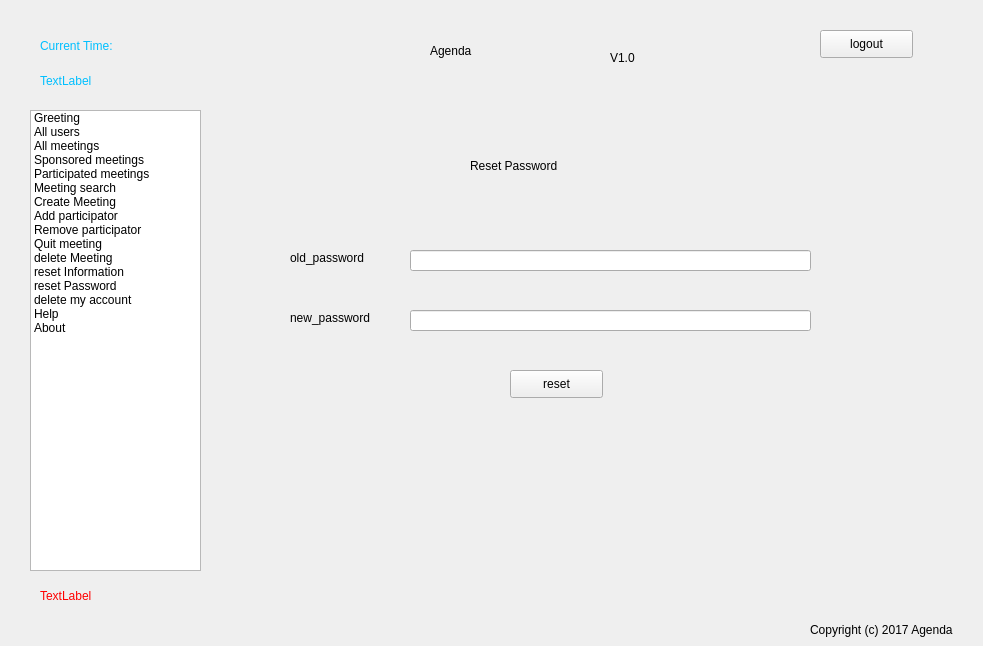
<?xml version="1.0" encoding="UTF-8"?>
<ui version="4.0">
 <class>userUI</class>
 <widget class="QWidget" name="userUI">
  <property name="geometry">
   <rect>
    <x>0</x>
    <y>0</y>
    <width>983</width>
    <height>646</height>
   </rect>
  </property>
  <property name="windowTitle">
   <string>Form</string>
  </property>
  <widget class="QPushButton" name="quit">
   <property name="geometry">
    <rect>
     <x>820</x>
     <y>30</y>
     <width>93</width>
     <height>28</height>
    </rect>
   </property>
   <property name="styleSheet">
    <string notr="true">font: 75 9pt &quot;等线 Light&quot;;</string>
   </property>
   <property name="text">
    <string>logout</string>
   </property>
  </widget>
  <widget class="QLabel" name="label">
   <property name="geometry">
    <rect>
     <x>430</x>
     <y>20</y>
     <width>171</width>
     <height>61</height>
    </rect>
   </property>
   <property name="styleSheet">
    <string notr="true">font: 87 25pt &quot;Arial Black&quot;;</string>
   </property>
   <property name="text">
    <string>Agenda</string>
   </property>
  </widget>
  <widget class="QListWidget" name="listWidget">
   <property name="geometry">
    <rect>
     <x>30</x>
     <y>110</y>
     <width>171</width>
     <height>461</height>
    </rect>
   </property>
   <item>
    <property name="text">
     <string>Greeting</string>
    </property>
   </item>
   <item>
    <property name="text">
     <string>All users</string>
    </property>
   </item>
   <item>
    <property name="text">
     <string>All meetings</string>
    </property>
   </item>
   <item>
    <property name="text">
     <string>Sponsored meetings</string>
    </property>
   </item>
   <item>
    <property name="text">
     <string>Participated meetings</string>
    </property>
   </item>
   <item>
    <property name="text">
     <string>Meeting search</string>
    </property>
   </item>
   <item>
    <property name="text">
     <string>Create Meeting</string>
    </property>
   </item>
   <item>
    <property name="text">
     <string>Add participator</string>
    </property>
   </item>
   <item>
    <property name="text">
     <string>Remove participator</string>
    </property>
   </item>
   <item>
    <property name="text">
     <string>Quit meeting</string>
    </property>
   </item>
   <item>
    <property name="text">
     <string>delete Meeting</string>
    </property>
   </item>
   <item>
    <property name="text">
     <string>reset Information</string>
    </property>
   </item>
   <item>
    <property name="text">
     <string>reset Password</string>
    </property>
   </item>
   <item>
    <property name="text">
     <string>delete my account</string>
    </property>
   </item>
   <item>
    <property name="text">
     <string>Help</string>
    </property>
   </item>
   <item>
    <property name="text">
     <string>About</string>
    </property>
   </item>
  </widget>
  <widget class="QStackedWidget" name="stackedWidget">
   <property name="geometry">
    <rect>
     <x>230</x>
     <y>100</y>
     <width>701</width>
     <height>471</height>
    </rect>
   </property>
   <property name="currentIndex">
    <number>12</number>
   </property>
   <widget class="QWidget" name="Greeting">
    <widget class="QLabel" name="label_23">
     <property name="geometry">
      <rect>
       <x>150</x>
       <y>180</y>
       <width>501</width>
       <height>161</height>
      </rect>
     </property>
     <property name="styleSheet">
      <string notr="true">font: 75 italic 28pt &quot;Segoe Print&quot;;</string>
     </property>
     <property name="text">
      <string>Welcome to Agenda!</string>
     </property>
    </widget>
    <widget class="QLabel" name="space">
     <property name="geometry">
      <rect>
       <x>30</x>
       <y>100</y>
       <width>621</width>
       <height>71</height>
      </rect>
     </property>
     <property name="styleSheet">
      <string notr="true">font: 75 italic 20pt &quot;Segoe Print&quot;;</string>
     </property>
     <property name="text">
      <string/>
     </property>
    </widget>
   </widget>
   <widget class="QWidget" name="AllUsers">
    <widget class="QTableWidget" name="tableWidget">
     <property name="geometry">
      <rect>
       <x>0</x>
       <y>10</y>
       <width>701</width>
       <height>471</height>
      </rect>
     </property>
     <property name="styleSheet">
      <string notr="true">font: 75 9pt &quot;等线 Light&quot;;</string>
     </property>
     <column>
      <property name="text">
       <string>Username</string>
      </property>
     </column>
     <column>
      <property name="text">
       <string>Email</string>
      </property>
     </column>
     <column>
      <property name="text">
       <string>Phone</string>
      </property>
     </column>
    </widget>
   </widget>
   <widget class="QWidget" name="AllMeetings">
    <widget class="QTableWidget" name="tableWidget_2">
     <property name="geometry">
      <rect>
       <x>0</x>
       <y>10</y>
       <width>691</width>
       <height>461</height>
      </rect>
     </property>
     <property name="styleSheet">
      <string notr="true">font: 75 9pt &quot;等线 Light&quot;;</string>
     </property>
     <column>
      <property name="text">
       <string>title</string>
      </property>
     </column>
     <column>
      <property name="text">
       <string>sponsor</string>
      </property>
     </column>
     <column>
      <property name="text">
       <string>start time</string>
      </property>
     </column>
     <column>
      <property name="text">
       <string>end time</string>
      </property>
     </column>
     <column>
      <property name="text">
       <string>paticipators</string>
      </property>
     </column>
    </widget>
   </widget>
   <widget class="QWidget" name="AllSponsored">
    <widget class="QTableWidget" name="tableWidget_3">
     <property name="geometry">
      <rect>
       <x>0</x>
       <y>10</y>
       <width>691</width>
       <height>461</height>
      </rect>
     </property>
     <property name="styleSheet">
      <string notr="true">font: 75 9pt &quot;等线 Light&quot;;</string>
     </property>
     <column>
      <property name="text">
       <string>title</string>
      </property>
     </column>
     <column>
      <property name="text">
       <string>sponsor</string>
      </property>
     </column>
     <column>
      <property name="text">
       <string>start time</string>
      </property>
     </column>
     <column>
      <property name="text">
       <string>end time</string>
      </property>
     </column>
     <column>
      <property name="text">
       <string>participators</string>
      </property>
     </column>
    </widget>
   </widget>
   <widget class="QWidget" name="AllParticipated">
    <widget class="QTableWidget" name="tableWidget_4">
     <property name="geometry">
      <rect>
       <x>0</x>
       <y>10</y>
       <width>691</width>
       <height>461</height>
      </rect>
     </property>
     <property name="styleSheet">
      <string notr="true">font: 75 9pt &quot;等线 Light&quot;;</string>
     </property>
     <column>
      <property name="text">
       <string>title</string>
      </property>
     </column>
     <column>
      <property name="text">
       <string>sponsor</string>
      </property>
     </column>
     <column>
      <property name="text">
       <string>start time</string>
      </property>
     </column>
     <column>
      <property name="text">
       <string>end time</string>
      </property>
     </column>
     <column>
      <property name="text">
       <string>participators</string>
      </property>
     </column>
    </widget>
   </widget>
   <widget class="QWidget" name="MeetingSearch">
    <widget class="QLabel" name="label_2">
     <property name="geometry">
      <rect>
       <x>0</x>
       <y>420</y>
       <width>31</width>
       <height>16</height>
      </rect>
     </property>
     <property name="styleSheet">
      <string notr="true">font: 75 11pt &quot;等线 Light&quot;;</string>
     </property>
     <property name="text">
      <string>titile</string>
     </property>
    </widget>
    <widget class="QLineEdit" name="title_search">
     <property name="geometry">
      <rect>
       <x>40</x>
       <y>420</y>
       <width>113</width>
       <height>21</height>
      </rect>
     </property>
     <property name="text">
      <string/>
     </property>
    </widget>
    <widget class="QPushButton" name="t_search">
     <property name="geometry">
      <rect>
       <x>160</x>
       <y>420</y>
       <width>61</width>
       <height>21</height>
      </rect>
     </property>
     <property name="styleSheet">
      <string notr="true">font: 75 9pt &quot;等线 Light&quot;;</string>
     </property>
     <property name="text">
      <string>search</string>
     </property>
    </widget>
    <widget class="QTableWidget" name="tableWidget_5">
     <property name="geometry">
      <rect>
       <x>0</x>
       <y>10</y>
       <width>681</width>
       <height>401</height>
      </rect>
     </property>
     <property name="styleSheet">
      <string notr="true">font: 75 9pt &quot;等线 Light&quot;;</string>
     </property>
     <column>
      <property name="text">
       <string>title</string>
      </property>
     </column>
     <column>
      <property name="text">
       <string>sponsor</string>
      </property>
     </column>
     <column>
      <property name="text">
       <string>start time</string>
      </property>
     </column>
     <column>
      <property name="text">
       <string>end time</string>
      </property>
     </column>
     <column>
      <property name="text">
       <string>participators</string>
      </property>
     </column>
    </widget>
    <widget class="QLabel" name="label_3">
     <property name="geometry">
      <rect>
       <x>0</x>
       <y>450</y>
       <width>72</width>
       <height>15</height>
      </rect>
     </property>
     <property name="styleSheet">
      <string notr="true">font: 75 11pt &quot;等线 Light&quot;;</string>
     </property>
     <property name="text">
      <string>start time</string>
     </property>
    </widget>
    <widget class="QLineEdit" name="stime_search">
     <property name="geometry">
      <rect>
       <x>80</x>
       <y>450</y>
       <width>141</width>
       <height>21</height>
      </rect>
     </property>
     <property name="text">
      <string/>
     </property>
    </widget>
    <widget class="QLabel" name="label_4">
     <property name="geometry">
      <rect>
       <x>230</x>
       <y>450</y>
       <width>72</width>
       <height>15</height>
      </rect>
     </property>
     <property name="styleSheet">
      <string notr="true">font: 75 11pt &quot;等线 Light&quot;;</string>
     </property>
     <property name="text">
      <string>end time</string>
     </property>
    </widget>
    <widget class="QLineEdit" name="etime_search">
     <property name="geometry">
      <rect>
       <x>300</x>
       <y>450</y>
       <width>141</width>
       <height>21</height>
      </rect>
     </property>
     <property name="text">
      <string/>
     </property>
    </widget>
    <widget class="QPushButton" name="time_search">
     <property name="geometry">
      <rect>
       <x>450</x>
       <y>450</y>
       <width>61</width>
       <height>21</height>
      </rect>
     </property>
     <property name="styleSheet">
      <string notr="true">font: 75 9pt &quot;等线 Light&quot;;</string>
     </property>
     <property name="text">
      <string>search</string>
     </property>
    </widget>
   </widget>
   <widget class="QWidget" name="CreateMeeting">
    <widget class="QLabel" name="label_5">
     <property name="geometry">
      <rect>
       <x>240</x>
       <y>0</y>
       <width>241</width>
       <height>81</height>
      </rect>
     </property>
     <property name="styleSheet">
      <string notr="true">font: 75 16pt &quot;等线 Light&quot;;</string>
     </property>
     <property name="text">
      <string>Create New Meeting</string>
     </property>
    </widget>
    <widget class="QLabel" name="label_6">
     <property name="geometry">
      <rect>
       <x>90</x>
       <y>110</y>
       <width>72</width>
       <height>15</height>
      </rect>
     </property>
     <property name="styleSheet">
      <string notr="true">font: 75 9pt &quot;等线 Light&quot;;</string>
     </property>
     <property name="text">
      <string>Title</string>
     </property>
    </widget>
    <widget class="QLabel" name="label_7">
     <property name="geometry">
      <rect>
       <x>90</x>
       <y>150</y>
       <width>72</width>
       <height>15</height>
      </rect>
     </property>
     <property name="styleSheet">
      <string notr="true">font: 75 9pt &quot;等线 Light&quot;;</string>
     </property>
     <property name="text">
      <string>Start time</string>
     </property>
    </widget>
    <widget class="QLabel" name="label_8">
     <property name="geometry">
      <rect>
       <x>90</x>
       <y>190</y>
       <width>72</width>
       <height>15</height>
      </rect>
     </property>
     <property name="styleSheet">
      <string notr="true">font: 75 9pt &quot;等线 Light&quot;;</string>
     </property>
     <property name="text">
      <string>End time</string>
     </property>
    </widget>
    <widget class="QLabel" name="label_9">
     <property name="geometry">
      <rect>
       <x>90</x>
       <y>230</y>
       <width>81</width>
       <height>16</height>
      </rect>
     </property>
     <property name="styleSheet">
      <string notr="true">font: 75 9pt &quot;等线 Light&quot;;</string>
     </property>
     <property name="text">
      <string>Participators</string>
     </property>
    </widget>
    <widget class="QLineEdit" name="new_title">
     <property name="geometry">
      <rect>
       <x>210</x>
       <y>110</y>
       <width>251</width>
       <height>21</height>
      </rect>
     </property>
     <property name="text">
      <string/>
     </property>
    </widget>
    <widget class="QLineEdit" name="new_stime">
     <property name="geometry">
      <rect>
       <x>210</x>
       <y>150</y>
       <width>251</width>
       <height>21</height>
      </rect>
     </property>
     <property name="text">
      <string/>
     </property>
    </widget>
    <widget class="QLineEdit" name="new_etime">
     <property name="geometry">
      <rect>
       <x>210</x>
       <y>190</y>
       <width>251</width>
       <height>21</height>
      </rect>
     </property>
     <property name="text">
      <string/>
     </property>
    </widget>
    <widget class="QLineEdit" name="new_part">
     <property name="geometry">
      <rect>
       <x>210</x>
       <y>230</y>
       <width>251</width>
       <height>21</height>
      </rect>
     </property>
     <property name="text">
      <string/>
     </property>
    </widget>
    <widget class="QPushButton" name="create">
     <property name="geometry">
      <rect>
       <x>290</x>
       <y>300</y>
       <width>93</width>
       <height>28</height>
      </rect>
     </property>
     <property name="text">
      <string>Create</string>
     </property>
    </widget>
    <widget class="QLabel" name="label_25">
     <property name="geometry">
      <rect>
       <x>10</x>
       <y>350</y>
       <width>431</width>
       <height>21</height>
      </rect>
     </property>
     <property name="styleSheet">
      <string notr="true">font: 75 italic 12pt &quot;等线 Light&quot;;
text-decoration: underline;</string>
     </property>
     <property name="text">
      <string>Hint : The input should follow the format in the box.</string>
     </property>
    </widget>
   </widget>
   <widget class="QWidget" name="AddParticipator">
    <widget class="QLabel" name="label_10">
     <property name="geometry">
      <rect>
       <x>240</x>
       <y>30</y>
       <width>201</width>
       <height>31</height>
      </rect>
     </property>
     <property name="styleSheet">
      <string notr="true">font: 75 16pt &quot;等线 Light&quot;;</string>
     </property>
     <property name="text">
      <string>Add Participator</string>
     </property>
    </widget>
    <widget class="QLabel" name="label_11">
     <property name="geometry">
      <rect>
       <x>140</x>
       <y>120</y>
       <width>72</width>
       <height>15</height>
      </rect>
     </property>
     <property name="styleSheet">
      <string notr="true">font: 75 9pt &quot;等线 Light&quot;;</string>
     </property>
     <property name="text">
      <string>Title</string>
     </property>
    </widget>
    <widget class="QLabel" name="label_12">
     <property name="geometry">
      <rect>
       <x>140</x>
       <y>190</y>
       <width>72</width>
       <height>15</height>
      </rect>
     </property>
     <property name="styleSheet">
      <string notr="true">font: 75 9pt &quot;等线 Light&quot;;</string>
     </property>
     <property name="text">
      <string>Participator</string>
     </property>
    </widget>
    <widget class="QLineEdit" name="add_title">
     <property name="geometry">
      <rect>
       <x>220</x>
       <y>120</y>
       <width>231</width>
       <height>21</height>
      </rect>
     </property>
     <property name="text">
      <string/>
     </property>
    </widget>
    <widget class="QLineEdit" name="add_part">
     <property name="geometry">
      <rect>
       <x>220</x>
       <y>190</y>
       <width>231</width>
       <height>21</height>
      </rect>
     </property>
     <property name="text">
      <string/>
     </property>
    </widget>
    <widget class="QPushButton" name="add">
     <property name="geometry">
      <rect>
       <x>290</x>
       <y>280</y>
       <width>93</width>
       <height>28</height>
      </rect>
     </property>
     <property name="text">
      <string>Add</string>
     </property>
    </widget>
   </widget>
   <widget class="QWidget" name="RemoveParticipator">
    <widget class="QLabel" name="label_14">
     <property name="geometry">
      <rect>
       <x>140</x>
       <y>170</y>
       <width>72</width>
       <height>15</height>
      </rect>
     </property>
     <property name="styleSheet">
      <string notr="true">font: 75 9pt &quot;等线 Light&quot;;</string>
     </property>
     <property name="text">
      <string>Participator</string>
     </property>
    </widget>
    <widget class="QPushButton" name="remove">
     <property name="geometry">
      <rect>
       <x>280</x>
       <y>260</y>
       <width>93</width>
       <height>28</height>
      </rect>
     </property>
     <property name="text">
      <string>Remove</string>
     </property>
    </widget>
    <widget class="QLineEdit" name="remove_title_2">
     <property name="geometry">
      <rect>
       <x>220</x>
       <y>100</y>
       <width>231</width>
       <height>21</height>
      </rect>
     </property>
     <property name="text">
      <string/>
     </property>
    </widget>
    <widget class="QLineEdit" name="remove_part_2">
     <property name="geometry">
      <rect>
       <x>220</x>
       <y>170</y>
       <width>231</width>
       <height>21</height>
      </rect>
     </property>
     <property name="text">
      <string/>
     </property>
    </widget>
    <widget class="QLabel" name="label_15">
     <property name="geometry">
      <rect>
       <x>220</x>
       <y>30</y>
       <width>241</width>
       <height>31</height>
      </rect>
     </property>
     <property name="styleSheet">
      <string notr="true">font: 75 16pt &quot;等线 Light&quot;;</string>
     </property>
     <property name="text">
      <string>Remove Participator</string>
     </property>
    </widget>
    <widget class="QLabel" name="label_16">
     <property name="geometry">
      <rect>
       <x>150</x>
       <y>100</y>
       <width>72</width>
       <height>15</height>
      </rect>
     </property>
     <property name="styleSheet">
      <string notr="true">font: 75 9pt &quot;等线 Light&quot;;</string>
     </property>
     <property name="text">
      <string>Title</string>
     </property>
    </widget>
   </widget>
   <widget class="QWidget" name="QuitrMeeting">
    <widget class="QLineEdit" name="quit_title">
     <property name="geometry">
      <rect>
       <x>260</x>
       <y>150</y>
       <width>151</width>
       <height>21</height>
      </rect>
     </property>
    </widget>
    <widget class="QLabel" name="label_13">
     <property name="geometry">
      <rect>
       <x>190</x>
       <y>150</y>
       <width>72</width>
       <height>15</height>
      </rect>
     </property>
     <property name="styleSheet">
      <string notr="true">font: 75 11pt &quot;等线 Light&quot;;</string>
     </property>
     <property name="text">
      <string>Title</string>
     </property>
    </widget>
    <widget class="QPushButton" name="qutiMeeting">
     <property name="geometry">
      <rect>
       <x>430</x>
       <y>150</y>
       <width>61</width>
       <height>21</height>
      </rect>
     </property>
     <property name="styleSheet">
      <string notr="true">font: 75 9pt &quot;等线 Light&quot;;</string>
     </property>
     <property name="text">
      <string>quit</string>
     </property>
    </widget>
    <widget class="QLabel" name="label_17">
     <property name="geometry">
      <rect>
       <x>250</x>
       <y>40</y>
       <width>181</width>
       <height>31</height>
      </rect>
     </property>
     <property name="styleSheet">
      <string notr="true">font: 75 16pt &quot;等线 Light&quot;;</string>
     </property>
     <property name="text">
      <string>Quit Meeting</string>
     </property>
    </widget>
   </widget>
   <widget class="QWidget" name="DeleteMeeting">
    <widget class="QLabel" name="label_18">
     <property name="geometry">
      <rect>
       <x>220</x>
       <y>20</y>
       <width>181</width>
       <height>31</height>
      </rect>
     </property>
     <property name="styleSheet">
      <string notr="true">font: 75 16pt &quot;等线 Light&quot;;</string>
     </property>
     <property name="text">
      <string>Delete Meeting</string>
     </property>
    </widget>
    <widget class="QLabel" name="label_19">
     <property name="geometry">
      <rect>
       <x>170</x>
       <y>150</y>
       <width>41</width>
       <height>16</height>
      </rect>
     </property>
     <property name="styleSheet">
      <string notr="true">font: 75 11pt &quot;等线 Light&quot;;</string>
     </property>
     <property name="text">
      <string>Title</string>
     </property>
    </widget>
    <widget class="QLineEdit" name="lineEdit">
     <property name="geometry">
      <rect>
       <x>220</x>
       <y>150</y>
       <width>161</width>
       <height>21</height>
      </rect>
     </property>
    </widget>
    <widget class="QPushButton" name="delete_title">
     <property name="geometry">
      <rect>
       <x>400</x>
       <y>150</y>
       <width>61</width>
       <height>21</height>
      </rect>
     </property>
     <property name="styleSheet">
      <string notr="true">font: 75 9pt &quot;等线 Light&quot;;</string>
     </property>
     <property name="text">
      <string>Delete</string>
     </property>
    </widget>
    <widget class="QPushButton" name="delete_all">
     <property name="geometry">
      <rect>
       <x>270</x>
       <y>260</y>
       <width>71</width>
       <height>21</height>
      </rect>
     </property>
     <property name="styleSheet">
      <string notr="true">font: 75 9pt &quot;等线 Light&quot;;</string>
     </property>
     <property name="text">
      <string>Delete</string>
     </property>
    </widget>
    <widget class="QLabel" name="label_20">
     <property name="geometry">
      <rect>
       <x>210</x>
       <y>90</y>
       <width>201</width>
       <height>21</height>
      </rect>
     </property>
     <property name="styleSheet">
      <string notr="true">font: 75 12pt &quot;等线 Light&quot;;</string>
     </property>
     <property name="text">
      <string>Delete Meeting by title</string>
     </property>
    </widget>
    <widget class="QLabel" name="label_21">
     <property name="geometry">
      <rect>
       <x>220</x>
       <y>220</y>
       <width>181</width>
       <height>21</height>
      </rect>
     </property>
     <property name="styleSheet">
      <string notr="true">font: 75 12pt &quot;等线 Light&quot;;</string>
     </property>
     <property name="text">
      <string>Delete All Meetings</string>
     </property>
    </widget>
   </widget>
   <widget class="QWidget" name="ResetInfo">
    <widget class="QLabel" name="label_30">
     <property name="geometry">
      <rect>
       <x>30</x>
       <y>300</y>
       <width>72</width>
       <height>15</height>
      </rect>
     </property>
     <property name="styleSheet">
      <string notr="true">font: 75 9pt &quot;等线 Light&quot;;</string>
     </property>
     <property name="text">
      <string>Email</string>
     </property>
    </widget>
    <widget class="QLabel" name="label_31">
     <property name="geometry">
      <rect>
       <x>260</x>
       <y>300</y>
       <width>51</width>
       <height>16</height>
      </rect>
     </property>
     <property name="styleSheet">
      <string notr="true">font: 75 9pt &quot;等线 Light&quot;;</string>
     </property>
     <property name="text">
      <string>Phone</string>
     </property>
    </widget>
    <widget class="QLineEdit" name="new_email">
     <property name="geometry">
      <rect>
       <x>70</x>
       <y>300</y>
       <width>161</width>
       <height>21</height>
      </rect>
     </property>
    </widget>
    <widget class="QLineEdit" name="new_phone">
     <property name="geometry">
      <rect>
       <x>310</x>
       <y>300</y>
       <width>161</width>
       <height>21</height>
      </rect>
     </property>
    </widget>
    <widget class="QTableWidget" name="tableWidget_6">
     <property name="geometry">
      <rect>
       <x>0</x>
       <y>10</y>
       <width>691</width>
       <height>271</height>
      </rect>
     </property>
     <property name="styleSheet">
      <string notr="true">font: 75 9pt &quot;等线 Light&quot;;</string>
     </property>
     <column>
      <property name="text">
       <string>Username</string>
      </property>
     </column>
     <column>
      <property name="text">
       <string>Email</string>
      </property>
     </column>
     <column>
      <property name="text">
       <string>Phone</string>
      </property>
     </column>
    </widget>
    <widget class="QPushButton" name="resetInfo">
     <property name="geometry">
      <rect>
       <x>490</x>
       <y>300</y>
       <width>61</width>
       <height>21</height>
      </rect>
     </property>
     <property name="styleSheet">
      <string notr="true">font: 75 9pt &quot;等线 Light&quot;;</string>
     </property>
     <property name="text">
      <string>reset</string>
     </property>
    </widget>
   </widget>
   <widget class="QWidget" name="ResetPsd">
    <widget class="QLabel" name="label_32">
     <property name="geometry">
      <rect>
       <x>60</x>
       <y>150</y>
       <width>101</width>
       <height>16</height>
      </rect>
     </property>
     <property name="styleSheet">
      <string notr="true">font: 75 9pt &quot;等线 Light&quot;;</string>
     </property>
     <property name="text">
      <string>old_password</string>
     </property>
    </widget>
    <widget class="QLabel" name="label_33">
     <property name="geometry">
      <rect>
       <x>60</x>
       <y>210</y>
       <width>101</width>
       <height>16</height>
      </rect>
     </property>
     <property name="styleSheet">
      <string notr="true">font: 75 9pt &quot;等线 Light&quot;;</string>
     </property>
     <property name="text">
      <string>new_password</string>
     </property>
    </widget>
    <widget class="QLineEdit" name="old_password">
     <property name="geometry">
      <rect>
       <x>180</x>
       <y>150</y>
       <width>401</width>
       <height>21</height>
      </rect>
     </property>
     <property name="echoMode">
      <enum>QLineEdit::Password</enum>
     </property>
    </widget>
    <widget class="QLineEdit" name="new_password">
     <property name="geometry">
      <rect>
       <x>180</x>
       <y>210</y>
       <width>401</width>
       <height>21</height>
      </rect>
     </property>
     <property name="echoMode">
      <enum>QLineEdit::Password</enum>
     </property>
    </widget>
    <widget class="QPushButton" name="resetPsd">
     <property name="geometry">
      <rect>
       <x>280</x>
       <y>270</y>
       <width>93</width>
       <height>28</height>
      </rect>
     </property>
     <property name="styleSheet">
      <string notr="true">font: 75 9pt &quot;等线 Light&quot;;</string>
     </property>
     <property name="text">
      <string>reset</string>
     </property>
    </widget>
    <widget class="QLabel" name="label_34">
     <property name="geometry">
      <rect>
       <x>240</x>
       <y>40</y>
       <width>181</width>
       <height>51</height>
      </rect>
     </property>
     <property name="styleSheet">
      <string notr="true">font: 75 16pt &quot;等线 Light&quot;;</string>
     </property>
     <property name="text">
      <string>Reset Password</string>
     </property>
    </widget>
   </widget>
   <widget class="QWidget" name="DeleteMyAccount">
    <widget class="QPushButton" name="delete_me">
     <property name="geometry">
      <rect>
       <x>500</x>
       <y>160</y>
       <width>71</width>
       <height>21</height>
      </rect>
     </property>
     <property name="styleSheet">
      <string notr="true">font: 75 9pt &quot;等线 Light&quot;;</string>
     </property>
     <property name="text">
      <string>Delete</string>
     </property>
    </widget>
    <widget class="QLabel" name="label_22">
     <property name="geometry">
      <rect>
       <x>240</x>
       <y>30</y>
       <width>231</width>
       <height>51</height>
      </rect>
     </property>
     <property name="styleSheet">
      <string notr="true">font: 75 16pt &quot;等线 Light&quot;;</string>
     </property>
     <property name="text">
      <string>Delete My Account</string>
     </property>
    </widget>
    <widget class="QLabel" name="label_24">
     <property name="geometry">
      <rect>
       <x>170</x>
       <y>160</y>
       <width>111</width>
       <height>16</height>
      </rect>
     </property>
     <property name="styleSheet">
      <string notr="true">font: 75 10pt &quot;等线 Light&quot;;</string>
     </property>
     <property name="text">
      <string>Password</string>
     </property>
    </widget>
    <widget class="QLineEdit" name="password">
     <property name="geometry">
      <rect>
       <x>260</x>
       <y>160</y>
       <width>211</width>
       <height>21</height>
      </rect>
     </property>
     <property name="echoMode">
      <enum>QLineEdit::Password</enum>
     </property>
    </widget>
   </widget>
   <widget class="QWidget" name="Help">
    <widget class="QLabel" name="label_26">
     <property name="geometry">
      <rect>
       <x>0</x>
       <y>0</y>
       <width>661</width>
       <height>381</height>
      </rect>
     </property>
     <property name="styleSheet">
      <string notr="true">font: 75 20pt &quot;等线 Light&quot;;</string>
     </property>
     <property name="text">
      <string>&lt;html&gt;&lt;head/&gt;&lt;body&gt;&lt;p align=&quot;center&quot;&gt;&lt;span style=&quot; font-size:16pt; font-weight:600;&quot;&gt;-Help&lt;/span&gt;&lt;/p&gt;&lt;p align=&quot;center&quot;&gt;&lt;span style=&quot; font-size:16pt; font-weight:600;&quot;&gt;-Some error may happen during your using &lt;/span&gt;&lt;/p&gt;&lt;p align=&quot;center&quot;&gt;&lt;span style=&quot; font-size:16pt; font-weight:600;&quot;&gt;time because of the weak coder.&lt;/span&gt;&lt;/p&gt;&lt;p align=&quot;center&quot;&gt;&lt;span style=&quot; font-size:16pt; font-weight:600;&quot;&gt;-Emmmm, nothing can be changed until the &lt;/span&gt;&lt;/p&gt;&lt;p align=&quot;center&quot;&gt;&lt;span style=&quot; font-size:16pt; font-weight:600;&quot;&gt;weak coder could solve the problem.&lt;/span&gt;&lt;/p&gt;&lt;p align=&quot;center&quot;&gt;&lt;span style=&quot; font-size:16pt; font-weight:600;&quot;&gt;-So, let's just send e-mail to coder and wait &lt;/span&gt;&lt;/p&gt;&lt;p align=&quot;center&quot;&gt;&lt;span style=&quot; font-size:16pt; font-weight:600;&quot;&gt;when error occurred.&lt;/span&gt;&lt;/p&gt;&lt;/body&gt;&lt;/html&gt;</string>
     </property>
    </widget>
   </widget>
   <widget class="QWidget" name="About">
    <widget class="QLabel" name="label_27">
     <property name="geometry">
      <rect>
       <x>110</x>
       <y>60</y>
       <width>481</width>
       <height>291</height>
      </rect>
     </property>
     <property name="styleSheet">
      <string notr="true">font: 75 22pt &quot;等线 Light&quot;;</string>
     </property>
     <property name="text">
      <string>&lt;html&gt;&lt;head/&gt;&lt;body&gt;&lt;p align=&quot;center&quot;&gt;&lt;span style=&quot; font-size:11pt; font-weight:600;&quot;&gt;-About&lt;/span&gt;&lt;/p&gt;&lt;p align=&quot;center&quot;&gt;&lt;span style=&quot; font-size:11pt; font-weight:600;&quot;&gt;-Agenda V1.0&lt;/span&gt;&lt;/p&gt;&lt;p align=&quot;center&quot;&gt;&lt;span style=&quot; font-size:11pt; font-weight:600;&quot;&gt;-Created by XWY on 2017-06-15&lt;/span&gt;&lt;/p&gt;&lt;p align=&quot;center&quot;&gt;&lt;span style=&quot; font-size:11pt; font-weight:600;&quot;&gt;-E-mail Address : 2509441508@qq.com&lt;/span&gt;&lt;/p&gt;&lt;p align=&quot;center&quot;&gt;&lt;span style=&quot; font-size:11pt; font-weight:600;&quot;&gt;-Copyright [2017] &amp;lt;Copyright XWY&amp;gt;&lt;/span&gt;&lt;/p&gt;&lt;/body&gt;&lt;/html&gt;</string>
     </property>
    </widget>
   </widget>
  </widget>
  <widget class="QLabel" name="label_28">
   <property name="geometry">
    <rect>
     <x>810</x>
     <y>620</y>
     <width>181</width>
     <height>20</height>
    </rect>
   </property>
   <property name="styleSheet">
    <string notr="true">font: 25 italic 9pt &quot;等线 Light&quot;;</string>
   </property>
   <property name="text">
    <string>Copyright (c) 2017 Agenda</string>
   </property>
  </widget>
  <widget class="QLabel" name="label_29">
   <property name="geometry">
    <rect>
     <x>610</x>
     <y>50</y>
     <width>31</width>
     <height>16</height>
    </rect>
   </property>
   <property name="styleSheet">
    <string notr="true">font: 75 9pt &quot;等线 Light&quot;;</string>
   </property>
   <property name="text">
    <string>V1.0</string>
   </property>
  </widget>
  <widget class="QLabel" name="timeLabel">
   <property name="geometry">
    <rect>
     <x>40</x>
     <y>60</y>
     <width>221</width>
     <height>41</height>
    </rect>
   </property>
   <property name="styleSheet">
    <string notr="true">font: 75 9pt &quot;Engravers MT&quot;;color:rgb(0,191,255);</string>
   </property>
   <property name="text">
    <string>TextLabel</string>
   </property>
  </widget>
  <widget class="QLabel" name="label_35">
   <property name="geometry">
    <rect>
     <x>40</x>
     <y>35</y>
     <width>171</width>
     <height>21</height>
    </rect>
   </property>
   <property name="styleSheet">
    <string notr="true">font: 75 9pt &quot;Engravers MT&quot;;color:rgb(0,191,255);</string>
   </property>
   <property name="text">
    <string>Current Time:</string>
   </property>
  </widget>
  <widget class="QLabel" name="label_36">
   <property name="geometry">
    <rect>
     <x>40</x>
     <y>580</y>
     <width>511</width>
     <height>31</height>
    </rect>
   </property>
   <property name="styleSheet">
    <string notr="true">font: 75 9pt &quot;Engravers MT&quot;;color:rgb(255, 0, 0);</string>
   </property>
   <property name="text">
    <string>TextLabel</string>
   </property>
  </widget>
 </widget>
 <resources/>
 <connections/>
</ui>
